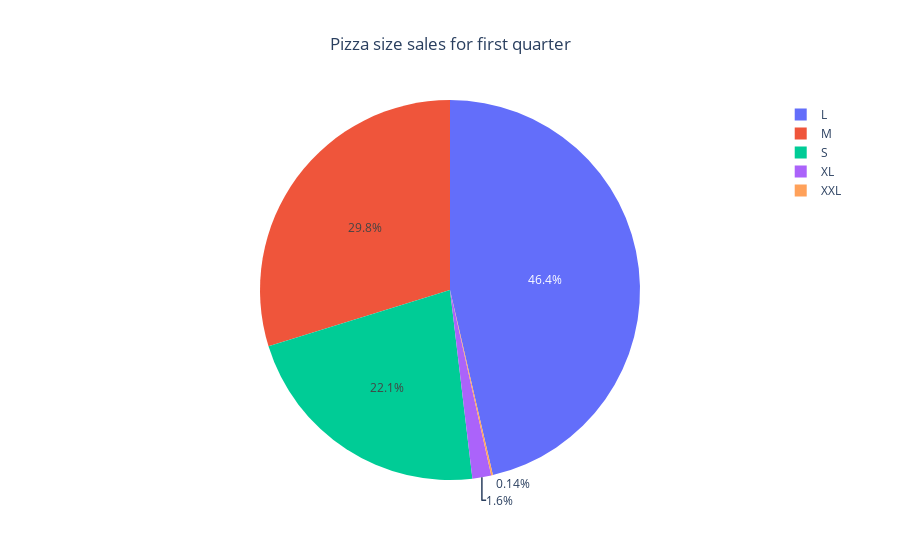

Source (notebook cell):
### Code cell
# 6 Identifying the pizza size that generated the highest sales in the first quarter of the year


#Convert the order_date column from object type to datetime
df['order_date'] = pd.to_datetime(df['order_date'], format = "%d-%m-%Y",errors='coerce' )
df[['order_date']]


# filter dataframe for data in the first quarter of the year
day = pd.to_datetime('2015-04-01',format = "%Y-%m-%d")
first_qurt = df[df['order_date'] < day]

#pizza that generated sales the higest sales
new = first_qurt.groupby('pizza_size')[['total_price']].sum().reset_index().sort_values(by = 'total_price', ascending = False)

#Visualiztaion using a pie chart in plotly
fig = pe.pie(new, names = 'pizza_size', values = 'total_price', color = 'pizza_size', title='Pizza size sales for first quarter')
fig.update_layout(title_x = 0.5)
fig.show()

### Figure 1 — Plotly figure (JSON) as saved in the notebook; plotly's stock layout.template omitted (floating-point values rounded to 4 significant figures)
{"data": [{"customdata": [["L"], ["M"], ["S"], ["XL"], ["XXL"]], "domain": {"x": [0, 1], "y": [0, 1]}, "hovertemplate": "pizza_size=%{customdata[0]}<br>total_price=%{value}<extra></extra>", "labels": ["L", "M", "S", "XL", "XXL"], "legendgroup": "", "marker": {"colors": ["#636efa", "#EF553B", "#00cc96", "#ab63fa", "#FFA15A"]}, "name": "", "showlegend": true, "type": "pie", "values": [95230.0, 61159, 45380.0, 3290.0, 287.6]}], "layout": {"legend": {"tracegroupgap": 0}, "title": {"text": "Pizza size sales for first quarter", "x": 0.5}}}
